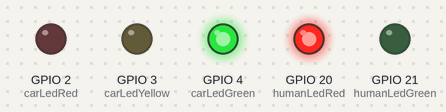
Simulated run of this program. Board: Raspberry Pi (BCM pin numbers). Shown: output pins drawn as LEDs (lit = HIGH).

Above: at 1.5 s.
At 3.5 s:
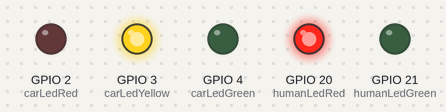
At 5.5 s:
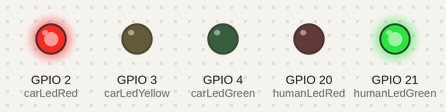
Timing chart, 0 to 9.1 s (numbered marks = the images above):
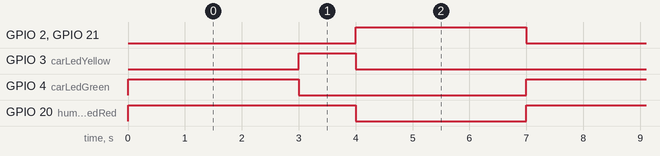

Measured:
- by itself, GPIO 2 (carLedRed), GPIO 4 (carLedGreen), GPIO 21 (humanLedGreen): alternates HIGH for 3.0 s and LOW for 4.0 s
- by itself, GPIO 3 (carLedYellow): alternates HIGH for 1.0 s and LOW for 6.0 s
- by itself, GPIO 20 (humanLedRed): alternates HIGH for 4.0 s and LOW for 3.0 s

The program:

Raspberry_Pi_5.py
```python
from gpiozero import LED   # 라즈베리 파이 GPIO 제어를 위한 라이브러리
from time import sleep     # 시간 지연을 위한 라이브러리


# 차량용 신호등 (3색)
carLedRed = 2       # 차량용 빨강: GPIO 2
carLedYellow = 3    # 차량용 노랑: GPIO 3
carLedGreen = 4     # 차량용 초록: GPIO 4


# 보행자용 신호등 (2색)
humanLedRed = 20    # 보행자용 빨강: GPIO 20
humanLedGreen = 21  # 보행자용 초록: GPIO 21


# LED 객체 설정
carLedRed = LED(2)
carLedYellow = LED(3)
carLedGreen = LED(4)
humanLedRed = LED(20)
humanLedGreen = LED(21)


try:
    while 1:		            # 단계 1 : 차량 통행 / 보행자 정지 상태
        carLedRed.value = 0
        carLedYellow.value = 0
        carLedGreen.value = 1    # 차량 초록등 점등
        humanLedRed.value = 1    # 보행자 빨간등 점등 (대기)
        humanLedGreen.value = 0
        sleep(3.0)               # 3초간 유지

        # 단계 2 : 차량 정지 예고 (황색 신호 전환)
        carLedRed.value = 0
        carLedYellow.value = 1    # 차량 노란등 점등 (주의)
        carLedGreen.value = 0
        humanLedRed.value = 1    # 보행자 신호는 여전히 빨간등 유지
        humanLedGreen.value = 0
        sleep(1.0)               # 1초간 유지

        # 단계 3 : 차량 정지 / 보행자 통행 상태
        carLedRed.value = 1       # 차량 빨간등 점등 (정지)
        carLedYellow.value = 0
        carLedGreen.value = 0
        humanLedRed.value = 0
        humanLedGreen.value = 1   # 보행자 초록등 점등 (통행 가능)
        sleep(3.0)                # 3초간 유지


except KeyboardInterrupt:          # 사용자가 Ctrl+C로 프로그램을 종료할 때 실행되는 예외 처리
    pass


# 시스템 종료 시 안전 모드
# 모든 LED를 소등하여 과전류를 방지하고 하드웨어를 보호함
carLedRed.value = 0
carLedYellow = 0
carLedGreen.value = 0
humanLedRed.value = 0
humanLedGreen.value = 0
```
